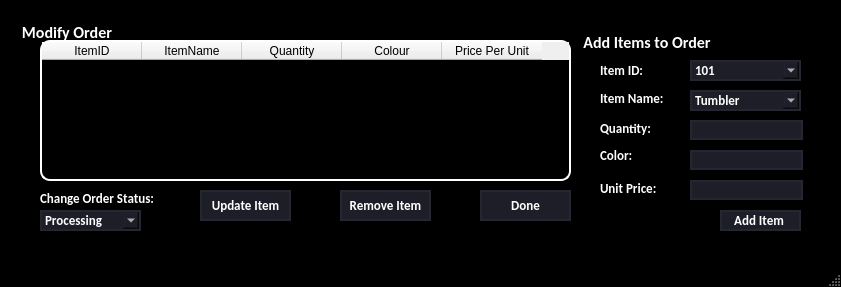
<?xml version="1.0" encoding="UTF-8"?>
<ui version="4.0">
 <class>MainWindow</class>
 <widget class="QMainWindow" name="MainWindow">
  <property name="geometry">
   <rect>
    <x>0</x>
    <y>0</y>
    <width>841</width>
    <height>287</height>
   </rect>
  </property>
  <property name="windowTitle">
   <string>MainWindow</string>
  </property>
  <property name="styleSheet">
   <string notr="true">QMainWindow{
	background-color: rgb(0,0,0);
}

QMenuBar{
background-color: rgb(0,0,0);
}</string>
  </property>
  <widget class="QWidget" name="centralwidget">
   <widget class="QGroupBox" name="groupBox">
    <property name="geometry">
     <rect>
      <x>20</x>
      <y>20</y>
      <width>811</width>
      <height>231</height>
     </rect>
    </property>
    <property name="font">
     <font>
      <family>Calibri</family>
      <pointsize>12</pointsize>
      <weight>75</weight>
      <bold>true</bold>
     </font>
    </property>
    <property name="styleSheet">
     <string notr="true">QGroupBox {
    background-color: rgb(0,0,0);
    border: 1px solid black;
    color: white; 
}</string>
    </property>
    <property name="title">
     <string>Modify Order</string>
    </property>
    <widget class="QTableWidget" name="orderDetails">
     <property name="geometry">
      <rect>
       <x>20</x>
       <y>20</y>
       <width>531</width>
       <height>141</height>
      </rect>
     </property>
     <property name="font">
      <font>
       <family>Calibri</family>
       <pointsize>10</pointsize>
       <weight>75</weight>
       <bold>true</bold>
      </font>
     </property>
     <property name="styleSheet">
      <string notr="true">QTableWidget{
	background-color: rgb(0,0,0);
	gridline-color: rgb(255, 255, 255);
	color: rgb(255,255,255);
	border-radius: 10px;
	border: 2px solid rgb(255,255,255);
	selection-background-color: rgb(46, 46, 62);
}</string>
     </property>
     <column>
      <property name="text">
       <string>ItemID</string>
      </property>
     </column>
     <column>
      <property name="text">
       <string>ItemName</string>
      </property>
     </column>
     <column>
      <property name="text">
       <string>Quantity</string>
      </property>
     </column>
     <column>
      <property name="text">
       <string>Colour</string>
      </property>
     </column>
     <column>
      <property name="text">
       <string>Price Per Unit</string>
      </property>
     </column>
    </widget>
    <widget class="QGroupBox" name="groupBox_2">
     <property name="geometry">
      <rect>
       <x>560</x>
       <y>10</y>
       <width>231</width>
       <height>211</height>
      </rect>
     </property>
     <property name="font">
      <font>
       <family>Calibri</family>
       <pointsize>12</pointsize>
       <weight>75</weight>
       <bold>true</bold>
      </font>
     </property>
     <property name="styleSheet">
      <string notr="true">QGroupBox {
    background-color: rgb(0,0,0);
    border: 1px solid black;
    color: white; 
}</string>
     </property>
     <property name="title">
      <string>Add Items to Order</string>
     </property>
     <widget class="QComboBox" name="itemIDCombo">
      <property name="geometry">
       <rect>
        <x>110</x>
        <y>30</y>
        <width>111</width>
        <height>21</height>
       </rect>
      </property>
      <property name="font">
       <font>
        <family>Calibri</family>
        <pointsize>10</pointsize>
        <weight>75</weight>
        <bold>true</bold>
       </font>
      </property>
      <property name="styleSheet">
       <string notr="true">QComboBox QAbstractItemView {
    background-color: rgb(30, 30, 40);
    color: #FFF;
    selection-background-color: rgb(53, 53, 71);
    selection-color: #FFF;
}


QComboBox{
	background-color: rgb(30, 30, 40);
	color: rgb(255,255,255);
	border: 2px solid rgb(37, 39, 48);
}

QComboBox:hover{
	border: 2px solid rgb(53, 53, 71);
	
	background-color: rgb(40, 40, 54);
}</string>
      </property>
      <item>
       <property name="text">
        <string>101</string>
       </property>
      </item>
      <item>
       <property name="text">
        <string>102</string>
       </property>
      </item>
      <item>
       <property name="text">
        <string>103</string>
       </property>
      </item>
      <item>
       <property name="text">
        <string>104</string>
       </property>
      </item>
      <item>
       <property name="text">
        <string>201</string>
       </property>
      </item>
      <item>
       <property name="text">
        <string>202</string>
       </property>
      </item>
      <item>
       <property name="text">
        <string>203</string>
       </property>
      </item>
      <item>
       <property name="text">
        <string>204</string>
       </property>
      </item>
      <item>
       <property name="text">
        <string>301</string>
       </property>
      </item>
      <item>
       <property name="text">
        <string>302</string>
       </property>
      </item>
      <item>
       <property name="text">
        <string>303</string>
       </property>
      </item>
      <item>
       <property name="text">
        <string>304</string>
       </property>
      </item>
      <item>
       <property name="text">
        <string>401</string>
       </property>
      </item>
      <item>
       <property name="text">
        <string>402</string>
       </property>
      </item>
      <item>
       <property name="text">
        <string>501</string>
       </property>
      </item>
     </widget>
     <widget class="QComboBox" name="itemNameCombo">
      <property name="geometry">
       <rect>
        <x>110</x>
        <y>60</y>
        <width>111</width>
        <height>21</height>
       </rect>
      </property>
      <property name="font">
       <font>
        <family>Calibri</family>
        <pointsize>10</pointsize>
        <weight>75</weight>
        <bold>true</bold>
       </font>
      </property>
      <property name="styleSheet">
       <string notr="true">QComboBox QAbstractItemView {
    background-color: rgb(30, 30, 40);
    color: #FFF;
    selection-background-color: rgb(53, 53, 71);
    selection-color: #FFF;
}


QComboBox{
	background-color: rgb(30, 30, 40);
	color: rgb(255,255,255);
	border: 2px solid rgb(37, 39, 48);
}

QComboBox:hover{
	border: 2px solid rgb(53, 53, 71);
	
	background-color: rgb(40, 40, 54);
}</string>
      </property>
      <item>
       <property name="text">
        <string>Tumbler</string>
       </property>
      </item>
      <item>
       <property name="text">
        <string>Metallic Bottle</string>
       </property>
      </item>
      <item>
       <property name="text">
        <string>Metallic Straw</string>
       </property>
      </item>
      <item>
       <property name="text">
        <string>Tote Bag</string>
       </property>
      </item>
      <item>
       <property name="text">
        <string>Glass Tumbler</string>
       </property>
      </item>
     </widget>
     <widget class="QLineEdit" name="unitPriceLine">
      <property name="geometry">
       <rect>
        <x>110</x>
        <y>150</y>
        <width>113</width>
        <height>20</height>
       </rect>
      </property>
      <property name="styleSheet">
       <string notr="true">QLineEdit{
	border: 2px solid rgb(37, 39, 48);
	border-radius: 100px;
	color: #FFF;
	background-color: rgb(30, 30, 40);

}

QLineEdit:hover{
	border: 2px solid rgb(53, 53, 71)
}

QLineEdit: focus{
	border: 2px solid rgb(85, 170, 255);
}</string>
      </property>
     </widget>
     <widget class="QPushButton" name="addItemButton">
      <property name="geometry">
       <rect>
        <x>140</x>
        <y>180</y>
        <width>81</width>
        <height>21</height>
       </rect>
      </property>
      <property name="font">
       <font>
        <family>Calibri</family>
        <pointsize>10</pointsize>
        <weight>75</weight>
        <bold>true</bold>
       </font>
      </property>
      <property name="styleSheet">
       <string notr="true">QPushButton{
	border: 2px solid rgb(37, 39, 48);
	border-radius: 100px;
	color: #FFF;
	background-color: rgb(30, 30, 40);
	
}

QPushButton:hover{
	border: 2px solid rgb(53, 53, 71)
}</string>
      </property>
      <property name="text">
       <string>Add Item </string>
      </property>
     </widget>
     <widget class="QLabel" name="label">
      <property name="geometry">
       <rect>
        <x>20</x>
        <y>90</y>
        <width>51</width>
        <height>16</height>
       </rect>
      </property>
      <property name="font">
       <font>
        <family>Calibri</family>
        <pointsize>10</pointsize>
        <weight>75</weight>
        <bold>true</bold>
       </font>
      </property>
      <property name="styleSheet">
       <string notr="true">QLabel{
	color: #FFF;
}</string>
      </property>
      <property name="text">
       <string>Quantity:</string>
      </property>
     </widget>
     <widget class="QLabel" name="label_2">
      <property name="geometry">
       <rect>
        <x>20</x>
        <y>120</y>
        <width>35</width>
        <height>10</height>
       </rect>
      </property>
      <property name="font">
       <font>
        <family>Calibri</family>
        <pointsize>10</pointsize>
        <weight>75</weight>
        <bold>true</bold>
       </font>
      </property>
      <property name="styleSheet">
       <string notr="true">QLabel{
	color: #FFF;
}</string>
      </property>
      <property name="text">
       <string>Color:</string>
      </property>
     </widget>
     <widget class="QLabel" name="label_3">
      <property name="geometry">
       <rect>
        <x>20</x>
        <y>150</y>
        <width>61</width>
        <height>16</height>
       </rect>
      </property>
      <property name="font">
       <font>
        <family>Calibri</family>
        <pointsize>10</pointsize>
        <weight>75</weight>
        <bold>true</bold>
       </font>
      </property>
      <property name="styleSheet">
       <string notr="true">QLabel{
	color: #FFF;
}</string>
      </property>
      <property name="text">
       <string>Unit Price:</string>
      </property>
     </widget>
     <widget class="QLabel" name="label_4">
      <property name="geometry">
       <rect>
        <x>20</x>
        <y>60</y>
        <width>71</width>
        <height>16</height>
       </rect>
      </property>
      <property name="font">
       <font>
        <family>Calibri</family>
        <pointsize>10</pointsize>
        <weight>75</weight>
        <bold>true</bold>
       </font>
      </property>
      <property name="styleSheet">
       <string notr="true">QLabel{
	color: #FFF;
}</string>
      </property>
      <property name="text">
       <string>Item Name:</string>
      </property>
     </widget>
     <widget class="QLabel" name="label_5">
      <property name="geometry">
       <rect>
        <x>20</x>
        <y>30</y>
        <width>51</width>
        <height>21</height>
       </rect>
      </property>
      <property name="font">
       <font>
        <family>Calibri</family>
        <pointsize>10</pointsize>
        <weight>75</weight>
        <bold>true</bold>
       </font>
      </property>
      <property name="styleSheet">
       <string notr="true">QLabel{
	color: #FFF;
}</string>
      </property>
      <property name="text">
       <string>Item ID:</string>
      </property>
     </widget>
     <widget class="QLineEdit" name="quantityLine">
      <property name="geometry">
       <rect>
        <x>110</x>
        <y>90</y>
        <width>113</width>
        <height>20</height>
       </rect>
      </property>
      <property name="styleSheet">
       <string notr="true">QLineEdit{
	border: 2px solid rgb(37, 39, 48);
	border-radius: 100px;
	color: #FFF;
	background-color: rgb(30, 30, 40);

}

QLineEdit:hover{
	border: 2px solid rgb(53, 53, 71)
}

QLineEdit: focus{
	border: 2px solid rgb(85, 170, 255);
}</string>
      </property>
     </widget>
     <widget class="QLineEdit" name="colourLine">
      <property name="geometry">
       <rect>
        <x>110</x>
        <y>120</y>
        <width>113</width>
        <height>20</height>
       </rect>
      </property>
      <property name="styleSheet">
       <string notr="true">QLineEdit{
	border: 2px solid rgb(37, 39, 48);
	border-radius: 100px;
	color: #FFF;
	background-color: rgb(30, 30, 40);

}

QLineEdit:hover{
	border: 2px solid rgb(53, 53, 71)
}

QLineEdit: focus{
	border: 2px solid rgb(85, 170, 255);
}</string>
      </property>
     </widget>
    </widget>
    <widget class="QPushButton" name="removeItem">
     <property name="geometry">
      <rect>
       <x>320</x>
       <y>170</y>
       <width>91</width>
       <height>31</height>
      </rect>
     </property>
     <property name="font">
      <font>
       <family>Calibri</family>
       <pointsize>10</pointsize>
       <weight>75</weight>
       <bold>true</bold>
      </font>
     </property>
     <property name="styleSheet">
      <string notr="true">QPushButton{
	border: 2px solid rgb(37, 39, 48);
	border-radius: 100px;
	color: #FFF;
	background-color: rgb(30, 30, 40);
	
}

QPushButton:hover{
	border: 2px solid rgb(53, 53, 71)
}</string>
     </property>
     <property name="text">
      <string>Remove Item</string>
     </property>
    </widget>
    <widget class="QPushButton" name="doneButton">
     <property name="geometry">
      <rect>
       <x>460</x>
       <y>170</y>
       <width>91</width>
       <height>31</height>
      </rect>
     </property>
     <property name="font">
      <font>
       <family>Calibri</family>
       <pointsize>10</pointsize>
       <weight>75</weight>
       <bold>true</bold>
      </font>
     </property>
     <property name="styleSheet">
      <string notr="true">QPushButton{
	border: 2px solid rgb(37, 39, 48);
	border-radius: 100px;
	color: #FFF;
	background-color: rgb(30, 30, 40);
	
}

QPushButton:hover{
	border: 2px solid rgb(53, 53, 71)
}</string>
     </property>
     <property name="text">
      <string>Done</string>
     </property>
    </widget>
    <widget class="QPushButton" name="updateItem">
     <property name="geometry">
      <rect>
       <x>180</x>
       <y>170</y>
       <width>91</width>
       <height>31</height>
      </rect>
     </property>
     <property name="font">
      <font>
       <family>Calibri</family>
       <pointsize>10</pointsize>
       <weight>75</weight>
       <bold>true</bold>
      </font>
     </property>
     <property name="styleSheet">
      <string notr="true">QPushButton{
	border: 2px solid rgb(37, 39, 48);
	border-radius: 100px;
	color: #FFF;
	background-color: rgb(30, 30, 40);
	
}

QPushButton:hover{
	border: 2px solid rgb(53, 53, 71)
}</string>
     </property>
     <property name="text">
      <string>Update Item</string>
     </property>
    </widget>
    <widget class="QLabel" name="label_6">
     <property name="geometry">
      <rect>
       <x>20</x>
       <y>170</y>
       <width>151</width>
       <height>16</height>
      </rect>
     </property>
     <property name="font">
      <font>
       <family>Calibri</family>
       <pointsize>10</pointsize>
       <weight>75</weight>
       <bold>true</bold>
      </font>
     </property>
     <property name="styleSheet">
      <string notr="true">QLabel{
	color: #FFF;
}</string>
     </property>
     <property name="text">
      <string>Change Order Status:</string>
     </property>
    </widget>
    <widget class="QComboBox" name="statusCombo">
     <property name="geometry">
      <rect>
       <x>20</x>
       <y>190</y>
       <width>101</width>
       <height>21</height>
      </rect>
     </property>
     <property name="font">
      <font>
       <family>Calibri</family>
       <pointsize>10</pointsize>
       <weight>75</weight>
       <bold>true</bold>
      </font>
     </property>
     <property name="styleSheet">
      <string notr="true">QComboBox QAbstractItemView {
    background-color: rgb(30, 30, 40);
    color: #FFF;
    selection-background-color: rgb(53, 53, 71);
    selection-color: #FFF;
}


QComboBox{
	background-color: rgb(30, 30, 40);
	color: rgb(255,255,255);
	border: 2px solid rgb(37, 39, 48);
}

QComboBox:hover{
	border: 2px solid rgb(53, 53, 71);
	
	background-color: rgb(40, 40, 54);
}</string>
     </property>
     <item>
      <property name="text">
       <string>Processing</string>
      </property>
     </item>
     <item>
      <property name="text">
       <string>Dispatched</string>
      </property>
     </item>
     <item>
      <property name="text">
       <string>Delivered</string>
      </property>
     </item>
     <item>
      <property name="text">
       <string>Canceled</string>
      </property>
     </item>
     <item>
      <property name="text">
       <string>Returned</string>
      </property>
     </item>
    </widget>
   </widget>
  </widget>
  <widget class="QMenuBar" name="menubar">
   <property name="geometry">
    <rect>
     <x>0</x>
     <y>0</y>
     <width>841</width>
     <height>18</height>
    </rect>
   </property>
  </widget>
  <widget class="QStatusBar" name="statusbar"/>
 </widget>
 <resources/>
 <connections/>
</ui>
